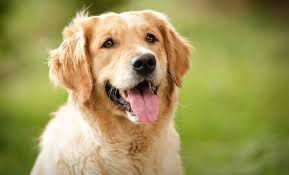
#> input picture Open CV/Image/dog2.jpg, 289 x 175 px, found by its file name
$ python Canny.py
#> lines starting #> are read from the running program, lines starting #| are printed output that depends on the picture; after the words box and inside, x2 and y2 are one past the last pixel; in counts of white or black regions, pixels touching at a corner belong together
import cv2 as cv
import numpy as np

img=cv.imread('Image\dog2.jpg')
#> img is the input picture: shape (175, 289, 3); mean B, G, R 89.6, 151.3, 160.5
cv.imshow('Cat',img)

imgs=cv.cvtColor(img,cv.COLOR_RGB2GRAY)
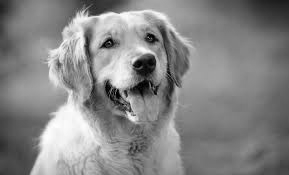
#> imgs: shape (175, 289); min 0, max 254, mean 133.9
cv.imshow("Gray",imgs)

canny=cv.Canny(img,175,250)
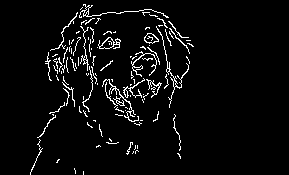
#> canny: shape (175, 289); 4.6% white in thin lines or dots, all inside (x1, y1, x2, y2) = (30, 4, 194, 175)
cv.imshow("Canny",canny)

ret,thresh=cv.threshold(imgs,125,255,cv.THRESH_BINARY)
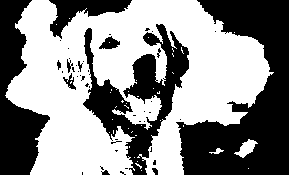
#> thresh: shape (175, 289); 55% white; 46 black regions (35 under 20 px)
cv.imshow('Threshold',thresh)

# blur=cv.GaussianBlur(imgs,(5,5),cv.BORDER_CONSTANT)
blank=np.zeros(img.shape,dtype='uint8')
cv.imshow('Blank',blank)


contours,herachries=cv.findContours(thresh,cv.RETR_TREE,cv.CHAIN_APPROX_SIMPLE)
#> contours = 92 contours, 84 with area under 20; largest, box (x1, y1, x2, y2) and area: (5, 0, 274, 175) 26968, (98, 35, 121, 50) 189, (234, 139, 258, 158) 180, (62, 72, 77, 91) 116, (66, 58, 72, 74) 46, (77, 60, 83, 73) 36, (56, 59, 62, 71) 36, (209, 148, 224, 154) 24; herachries = 92 rows, first 6: [1, -1, -1, -1], [2, 0, -1, -1], [3, 1, -1, -1], [4, 2, -1, -1], [5, 3, -1, -1], [6, 4, -1, -1]
print(f'{len(contours)} found')
#| 92 found

cv.drawContours(blank, contours, -1, (0, 0, 255), 2)  # Draws contours directly on 'blank'
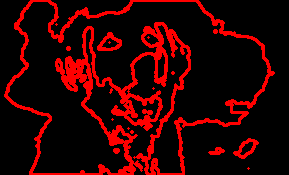
#> blank: shape (175, 289, 3); mean of channels 0, 1, 2 0, 0, 44; drawn as B, G, R
cv.imshow('Contours', blank)  # Displays the modified 'blank' with contours

cv.waitKey(0)

$ run again, with Open CV/Image/dog1.jpg copied over Open CV/Image/dog2.jpg
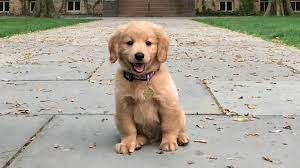
#> input picture Open CV/Image/dog1.jpg, 300 x 168 px, found by its file name
#> img is the input picture: shape (168, 300, 3); mean B, G, R 149.1, 162.4, 168.2
#> canny: shape (168, 300); 9.9% white in thin lines or dots
#> `ret,thresh=cv.threshold(imgs,125,255,cv.THRESH_BINARY)`:
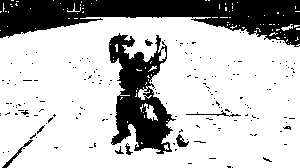
#> thresh: shape (168, 300); 75.1% white; 169 black regions (160 under 20 px)
#> contours = 299 contours, 282 with area under 20; largest, box (x1, y1, x2, y2) and area: (0, 17, 300, 168) 41891, (108, 32, 177, 155) 4668, (175, 133, 190, 148) 100, (185, 111, 230, 117) 98, (144, 103, 158, 121) 85; herachries = 299 rows, first 6: [1, -1, -1, -1], [2, 0, -1, -1], [3, 1, -1, -1], [4, 2, -1, -1], [5, 3, -1, -1], [6, 4, -1, -1]
#| 299 found
#> `cv.drawContours(blank, contours, -1, (0, 0, 255), 2)  # Draws contours..`:
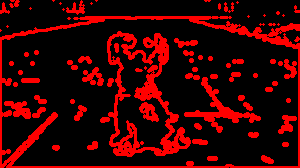
#> blank: shape (168, 300, 3); mean of channels 0, 1, 2 0, 0, 56.5; drawn as B, G, R

$ run again, with Open CV/Image/dog3.jpg copied over Open CV/Image/dog2.jpg
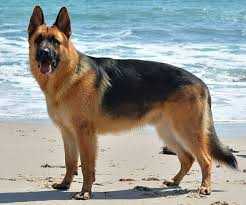
#> input picture Open CV/Image/dog3.jpg, 246 x 205 px, found by its file name
#> img is the input picture: shape (205, 246, 3); mean B, G, R 147.1, 152, 150.3
#> canny: shape (205, 246); 9.2% white in thin lines or dots
#> `ret,thresh=cv.threshold(imgs,125,255,cv.THRESH_BINARY)`:
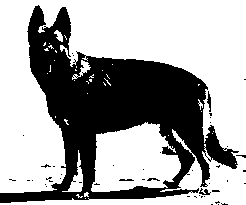
#> thresh: shape (205, 246); 64.3% white; 47 black regions (42 under 20 px)
#> contours = 104 contours, 93 with area under 20; largest, box (x1, y1, x2, y2) and area: (0, 0, 246, 205) 26384, (91, 122, 181, 192) 4431, (62, 150, 83, 192) 220, (72, 60, 91, 80) 88, (206, 90, 212, 113) 68; herachries = 104 rows, first 6: [1, -1, -1, -1], [2, 0, -1, -1], [3, 1, -1, -1], [4, 2, -1, -1], [5, 3, -1, -1], [8, 4, 6, -1]
#| 104 found
#> `cv.drawContours(blank, contours, -1, (0, 0, 255), 2)  # Draws contours..`:
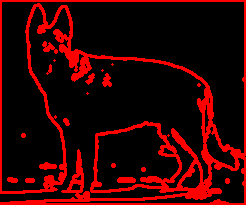
#> blank: shape (205, 246, 3); mean of channels 0, 1, 2 0, 0, 47.7; drawn as B, G, R

$ run again, with Open CV/Image/dog4.jpg copied over Open CV/Image/dog2.jpg
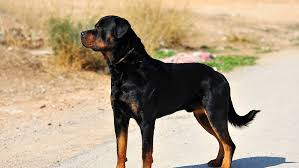
#> input picture Open CV/Image/dog4.jpg, 299 x 168 px, found by its file name
#> img is the input picture: shape (168, 299, 3); mean B, G, R 135.1, 160.3, 178.4
#> canny: shape (168, 299); 5.4% white in thin lines or dots
#> `ret,thresh=cv.threshold(imgs,125,255,cv.THRESH_BINARY)`:
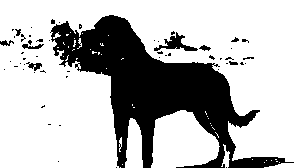
#> thresh: shape (168, 299); 72.9% white; 56 black regions (47 under 20 px)
#> contours = 111 contours, 95 with area under 20; largest, box (x1, y1, x2, y2) and area: (0, 0, 299, 168) 32735, (151, 110, 220, 168) 2876, (125, 118, 143, 168) 630, (153, 31, 199, 52) 359, (21, 43, 45, 50) 90; herachries = 111 rows, first 6: [1, -1, -1, -1], [2, 0, -1, -1], [3, 1, -1, -1], [4, 2, -1, -1], [5, 3, -1, -1], [6, 4, -1, -1]
#| 111 found
#> `cv.drawContours(blank, contours, -1, (0, 0, 255), 2)  # Draws contours..`:
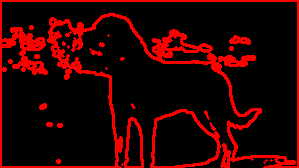
#> blank: shape (168, 299, 3); mean of channels 0, 1, 2 0, 0, 42.4; drawn as B, G, R
